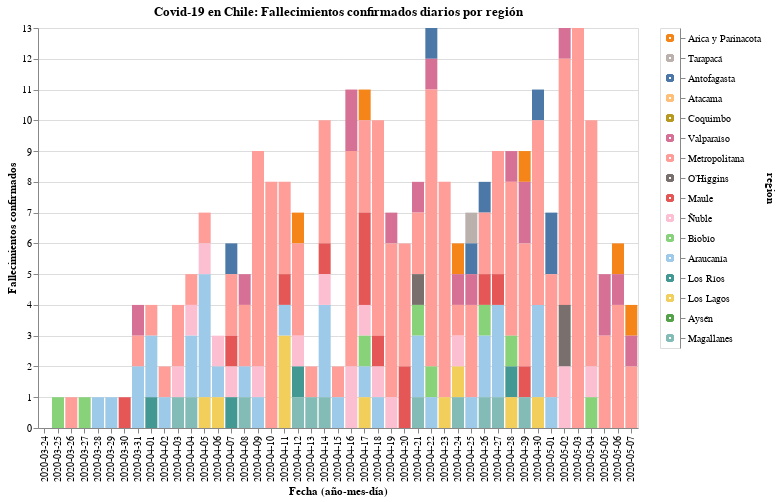

Here is the notebook cell this chart was saved with:
### Code cell
#hide_input

input_dropdown = alt.binding_select(options=new_data['region'].unique())
selection1 = alt.selection_single(fields=['region'], bind=input_dropdown, name=' ')
selection2 = alt.selection_multi(fields=['region'], on='mouseover')

color = alt.condition(selection1 | selection2,
                    alt.Color('region:N', scale=alt.Scale(scheme='tableau20'), legend=None),
                    alt.value('lightgray'))

bars = alt.Chart(new_data).mark_bar().encode(
    x=alt.X('date:O', axis=alt.Axis(title='Fecha (año-mes-día)')),
    y=alt.Y('fallecidos', axis=alt.Axis(title='Fallecimientos confirmados')),
    color=color,
    tooltip=['date', 'region', 'fallecidos'],
    order=alt.Order(
    # Sort the segments of the bars by this field
    'codigo region',
    sort='descending'
    )
    ).properties(
    title='Covid-19 en Chile: Fallecimientos confirmados diarios por región'
).add_selection(
    selection1, selection2
).transform_filter(
    selection1
)

legend = alt.Chart(new_data).mark_point().encode(
    y=alt.Y('region:N', axis=alt.Axis(orient='right'), sort=regiones),
    color=color
).add_selection(
    selection1, selection2
)

bars.properties(width=600, height=400) | legend

### Figure 1 — Vega-Lite specification as saved in the notebook (floating-point values rounded to 4 significant figures; data arrays with more than 128 entries replaced by an {"elided": "..."} marker saying what was removed)
{"config": {"view": {"continuousWidth": 400, "continuousHeight": 300}}, "hconcat": [{"mark": "bar", "encoding": {"color": {"condition": {"type": "nominal", "field": "region", "legend": null, "scale": {"scheme": "tableau20"}, "selection": {"or": [" ", "selector007"]}}, "value": "lightgray"}, "order": {"type": "quantitative", "field": "codigo region", "sort": "descending"}, "tooltip": [{"type": "nominal", "field": "date"}, {"type": "nominal", "field": "region"}, {"type": "quantitative", "field": "fallecidos"}], "x": {"type": "ordinal", "axis": {"title": "Fecha (año-mes-día)"}, "field": "date"}, "y": {"type": "quantitative", "axis": {"title": "Fallecimientos confirmados"}, "field": "fallecidos"}}, "height": 400, "selection": {" ": {"type": "single", "fields": ["region"], "bind": {"input": "select", "options": ["Arica y Parinacota", "Tarapacá", "Antofagasta", "Atacama", "Coquimbo", "Valparaíso", "Metropolitana", "O’Higgins", "Maule", "Ñuble", "Biobío", "Araucanía", "Los Ríos", "Los Lagos", "Aysén", "Magallanes"]}}, "selector007": {"type": "multi", "fields": ["region"], "on": "mouseover"}}, "title": "Covid-19 en Chile: Fallecimientos confirmados diarios por región", "transform": [{"filter": {"selection": " "}}], "width": 600}, {"mark": "point", "encoding": {"color": {"condition": {"type": "nominal", "field": "region", "legend": null, "scale": {"scheme": "tableau20"}, "selection": {"or": [" ", "selector007"]}}, "value": "lightgray"}, "y": {"type": "nominal", "axis": {"orient": "right"}, "field": "region", "sort": ["Arica y Parinacota", "Tarapacá", "Antofagasta", "Atacama", "Coquimbo", "Valparaíso", "Metropolitana", "O’Higgins", "Maule", "Ñuble", "Biobío", "Araucanía", "Los Ríos", "Los Lagos", "Aysén", "Magallanes"]}}, "selection": {" ": {"type": "single", "fields": ["region"], "bind": {"input": "select", "options": ["Arica y Parinacota", "Tarapacá", "Antofagasta", "Atacama", "Coquimbo", "Valparaíso", "Metropolitana", "O’Higgins", "Maule", "Ñuble", "Biobío", "Araucanía", "Los Ríos", "Los Lagos", "Aysén", "Magallanes"]}}, "selector007": {"type": "multi", "fields": ["region"], "on": "mouseover"}}}], "data": {"name": "data-f1cbb97ecf192d78e1ff05f3376bae7d"}, "$schema": "https://vega.github.io/schema/vega-lite/v4.8.1.json", "datasets": {"data-f1cbb97ecf192d78e1ff05f3376bae7d": {"elided": "720 records"}}}
